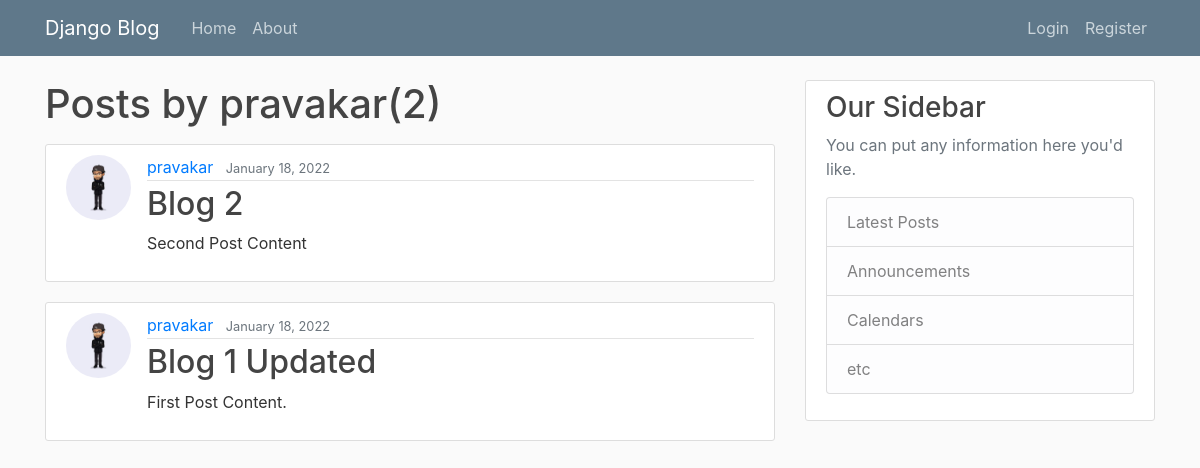
The page /user/pravakar on the database as committed earlier.
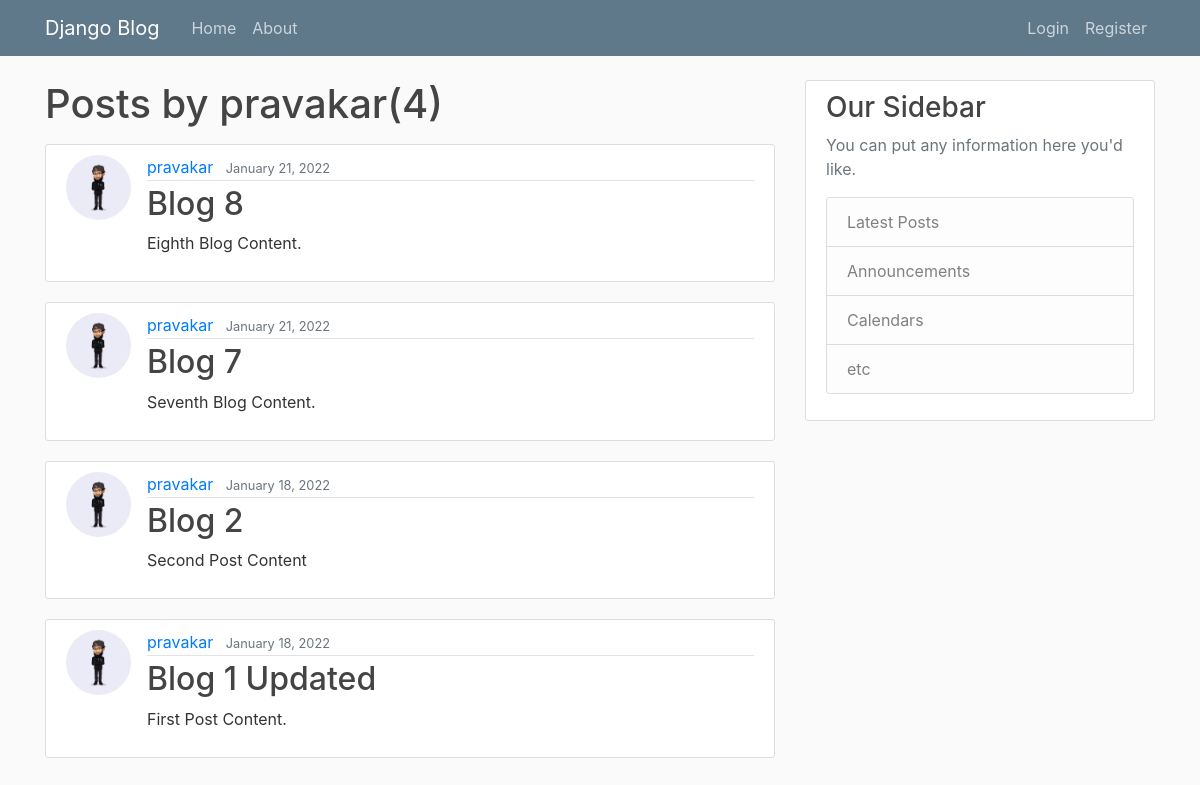
The same page on the database as committed later.
### blog/models.py (models this page shows, shortened)
class Post(models.Model):
    title = models.CharField(max_length=100)
    content = models.TextField()
    date_posted = models.DateTimeField(default=timezone.now)
    author = models.ForeignKey(User, on_delete=models.CASCADE)

### users/models.py (models this page shows, shortened)
class Profile(models.Model):
    user = models.OneToOneField(User, on_delete=models.CASCADE)
    image = models.ImageField(default='default.jpg', upload_to='profile_pics')

### blog/views.py (the view)
# urls.py: path('user/<str:username>', UserPostListView.as_view(), name='user-posts'),
class UserPostListView(ListView):
    model = Post
    template_name = 'blog/user_posts.html'
    context_object_name = 'posts'
    ordering = ['-date_posted']
    paginate_by = 4
    def get_queryset(self):
        user = get_object_or_404(User, username=self.kwargs.get('username'))
        return Post.objects.filter(author=user).order_by('-date_posted')

### blog/templates/blog/user_posts.html (shortened to what this page needs)
{% extends "blog/base.html" %}
{% block content %}
    <h1 class="mb-3">Posts by {{ view.kwargs.username }}({{ page_obj.paginator.count }})</h1>
    {% for post in posts %}
        <article class="media content-section">
          <img class="rounded-circle article-img" src="{{ post.author.profile.image.url }}" alt="">
          <div class="media-body">
            <div class="article-metadata">
              <a class="mr-2" href="{% url 'user-posts' post.author.username %}">{{ post.author }}</a>
              <small class="text-muted">{{ post.date_posted|date:"F d, Y" }}</small>
            </div>
            <h2><a class="article-title" href="{% url 'post-detail' post.id %}">{{ post.title }}</a></h2>
            <p class="article-content">{{ post.content }}</p>
          </div>
        </article>
    {% endfor %}
{% endblock content %}

### blog/templates/blog/base.html (shortened to what this page needs)
{% load static %}
<!DOCTYPE html>
<html>
<head>
    <link rel="stylesheet" href="https://maxcdn.bootstrapcdn.com/bootstrap/4.0.0/css/bootstrap.min.css">
    <link rel="stylesheet" type="text/css" href="{% static 'blog/main.css' %}">
</head>
<body>
    <header class="site-header">
      <nav class="navbar navbar-expand-md navbar-dark bg-steel fixed-top">
        <div class="container">
          <a class="navbar-brand mr-4" href="{% url 'blog-home' %}">Django Blog</a>
          <div class="collapse navbar-collapse" id="navbarToggle">
            <div class="navbar-nav mr-auto">
              <a class="nav-item nav-link" href="{% url 'blog-home' %}">Home</a>
              <a class="nav-item nav-link" href="{% url 'blog-about' %}">About</a>
            </div>
            <div class="navbar-nav">
              {% if user.is_authenticated %}
                <a class="nav-item nav-link" href="{% url 'post-create' %}">New Post</a>
                <a class="nav-item nav-link" href="{% url 'profile' %}">Profile</a>
                <a class="nav-item nav-link" href="{% url 'logout' %}">Logout</a>
              {% else %}
                <a class="nav-item nav-link" href="{% url 'login' %}">Login</a>
                <a class="nav-item nav-link" href="{% url 'register' %}">Register</a>
              {% endif %}
            </div>
          </div>
        </div>
      </nav>
    </header>
    <main role="main" class="container">
      <div class="row">
        <div class="col-md-8">
          {% block content %}{% endblock %}
        </div>
        <div class="col-md-4">
          <div class="content-section">
            <h3>Our Sidebar</h3>
            <p class='text-muted'>You can put any information here you'd like.
              <ul class="list-group">
                <li class="list-group-item list-group-item-light">Latest Posts</li>
                <li class="list-group-item list-group-item-light">Announcements</li>
                <li class="list-group-item list-group-item-light">Calendars</li>
                <li class="list-group-item list-group-item-light">etc</li>
              </ul>
            </p>
          </div>
        </div>
      </div>
    </main>
</body>
</html>

### blog/static/blog/main.css (style rules this page uses)
body { background: #fafafa; color: #333333; margin-top: 5rem; }
h1, h2, h3, h4, h5, h6 { color: #444444; }
ul { margin: 0; }
.bg-steel { background-color: #5f788a; }
.site-header .navbar-nav .nav-link { color: #cbd5db; }
.content-section { background: #ffffff; padding: 10px 20px; border: 1px solid #dddddd; border-radius: 3px; margin-bottom: 20px; }
.article-title { color: #444444; }
.article-content { white-space: pre-line; }
.article-img { height: 65px; width: 65px; margin-right: 16px; }
.article-metadata { padding-bottom: 1px; margin-bottom: 4px; border-bottom: 1px solid #e3e3e3 }

Rows that differ between the two databases and show on the page:
added Post: author.profile.image (picture), author "pravakar", date_posted "January 21, 2022", title "Blog 8", content "Eighth Blog Content."
added Post: author.profile.image (picture), author "pravakar", date_posted "January 21, 2022", title "Blog 7", content "Seventh Blog Content."
Other text that changed with them:
{{ page_obj.paginator.count }}: "2" → "4"
